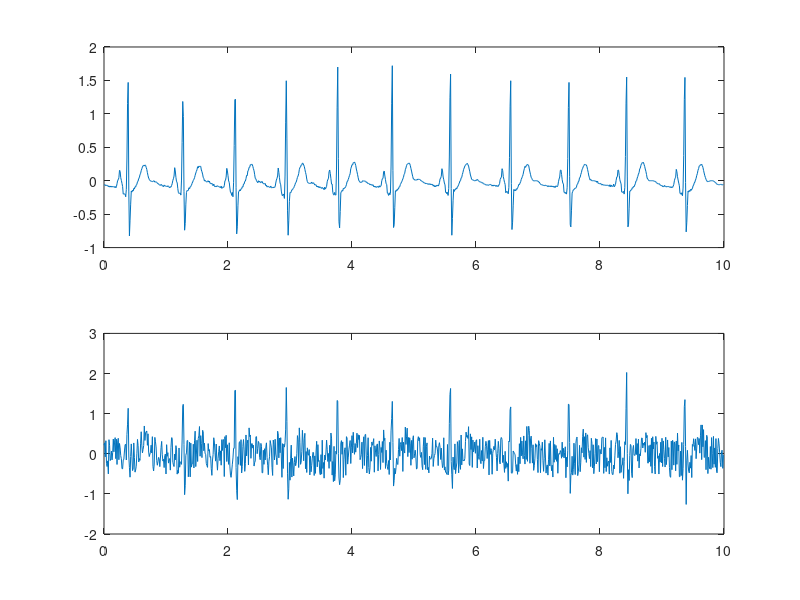

This chart was generated by the following MATLAB code:
clear all
clc

data = load("data.mat");

a = data.ecg_data;
fs = data.fs;

N = length(a);
ts = 1/fs;

t = (0:N-1)*ts;
subplot(2,1,1)
plot(t,a);
title("normal");

%% downsampling  
% patladı çünkü çok fazla data kaybı oluyor bundan dolayı bazı yerlrde
% nabız yokmuş gibi oluyor.
%a_downsampling = downsample(a, 3);
%subplot(2,1,2)
%plot(t, a_downsampling(1:1000));
%title("downsample");

%% FFT 
% Burda bu kodu hoca istemiyor çok fazla.
%FFT = fft(a(1:1000));
%abs_FFT = abs(FFT);
%subplot(2,1,2)
%plot(t(1:500),abs_FFT(1:500))
%title("FFT");

%% Add Noise

subplot(2,1,2);
noise = -0.5+1*rand(size(a));
%noise2 = randn(size(a))*0.15; 
noise_a = a + noise;

plot(t, noise_a);


%% 10 saniye deneme1

t_10 = t(1:1000);

a_10 = a(1:1000);

noise_a_10 = noise_a(1:1000);

subplot(2,1,1);
plot(t_10, a_10);

subplot(2,1,2);
plot(t_10, noise_a_10);


